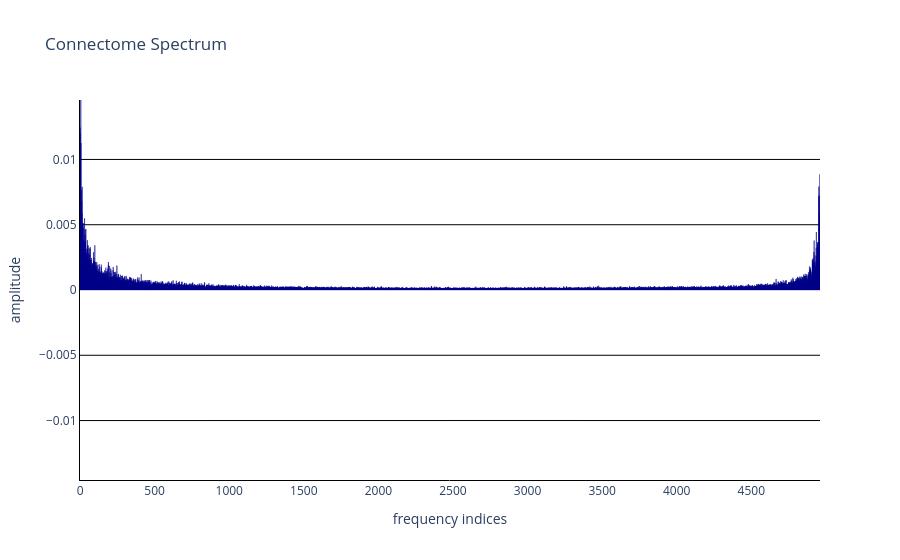

Here is the notebook cell this chart was saved with:
### Markdown cell above
## wCSET solution

#### ⚙️ <font color=green>**Instanciate weights**</font>

The weights are extracted from the eigenvalues of structural connectome. So we will recompute the eigenvectors (graph Fourier transform) and eigenvalues here.

🎚️ <font color=pink>**Weights**</font>:
- `relax`: Relaxation parameter for computing weights

### Code cell
################## Parameters ###################
# weights
relax = 1
#################################################

pos = mm.utils.get_src_position(data["fwd"]["src"])
G = pygsp.graphs.Graph(data["sc"], lap_type="normalized", coords=pos)
G.compute_fourier_basis()

cst     = G.U.T
eigvals = G.e

weights = mm.utils.harmonic_weights(eigvals, relaxation=relax)
#weights[4000:] = weights[4000]
mm.viz.plot_spectrum(weights)

### Figure 1 — Plotly figure (JSON) as saved in the notebook; plotly's stock layout.template omitted (floating-point values rounded to 4 significant figures; data arrays with more than 128 entries replaced by an {"elided": "..."} marker saying what was removed)
{"data": [{"marker": {"color": "darkblue", "line": {"color": "darkblue"}}, "type": "bar", "visible": true, "y": {"elided": "4961 float values"}}], "layout": {"plot_bgcolor": "white", "showlegend": false, "title": {"text": "Connectome Spectrum"}, "xaxis": {"linecolor": "black", "title": {"text": "frequency indices"}}, "yaxis": {"gridcolor": "black", "linecolor": "black", "range": [-0.01455, 0.01455], "title": {"text": "amplitude"}}}}
